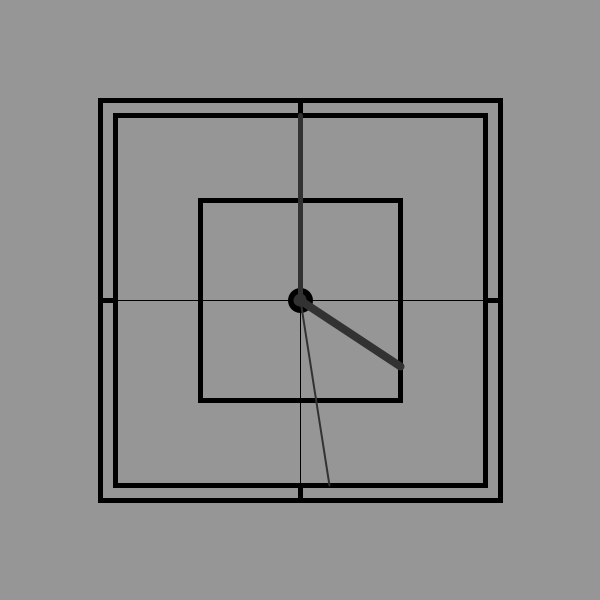
Frame 1 (no input)
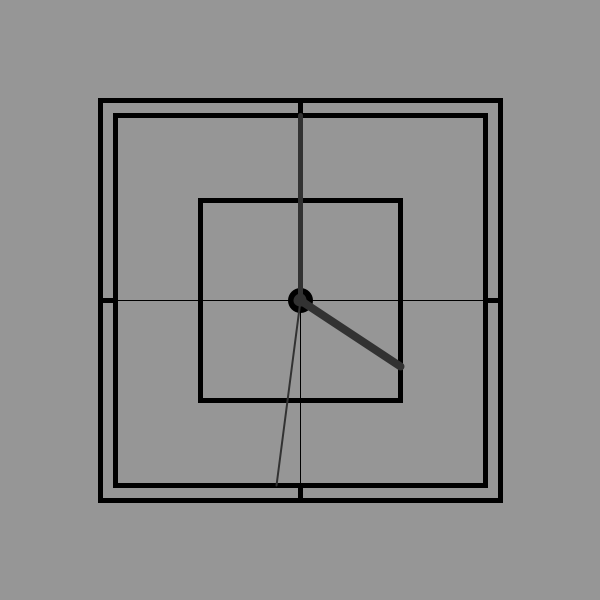
Frame 60 (the mouse pressed at the canvas centre just before this capture)
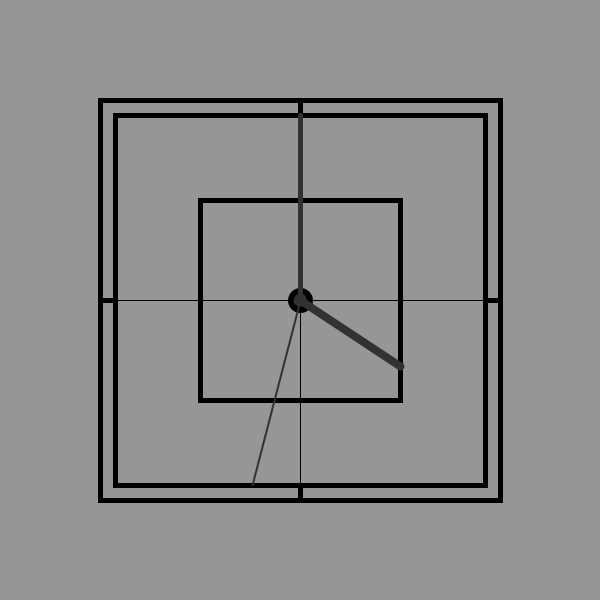
Frame 120 (the mouse held since frame 60 and released just before this capture)

The Processing sketch that drew these frames (run headless with seeded random() and noise(); from frame 60 on, the mouse is pressed at the canvas centre):

// Processing sketch: processing_184866
// ── processing_184866.pde

int sec;
int min;
int h;

int hoehe= 400;
int breite = 400;

void setup() {
  size(600, 600);
}

void draw() {
  smooth();
  background(150);
  sec = second();
  min = minute();
  h = hour()%12;

  translate(width/2, height/2);

  //Rechteck außen
  strokeWeight(5);
  stroke(0);
  noFill();
  rectMode(CENTER);
  rect(0, 0, breite, hoehe);

  //schwarzer Kreis in der Mitte
  fill(0);
  ellipse(0, 0, 20, 20);

  //Skala
  fill(0);
  line(0, -hoehe/2, 0, -hoehe/2 + 15);
  line(breite/2, 0, breite/2 -15, 0);
  line(0, hoehe/2, 0, hoehe/2 - 15);
  line(-breite/2, 0, -breite/2 + 15, 0);
  
   
   //Orientierung
   noFill();
  rect(0,0,370,370);
  rect(0,0,200,200);
  strokeWeight(1);
  line(-200,0, 200, 0);
  line(0,-200, 0,200);
  
  
  
  //Sekunden
  strokeWeight(2);
  stroke(50);
  if (sec <8) {
    line(0, 0, 370/15 * sec, -370/2);
  } else if (sec >=8 && sec <15) {
    line(0, 0, 370/2, -370/2 + 37/3 + 370/15 * (sec-8));
  } else if (sec >= 15 && sec <23) {
    line(0,0,370/2, 370/15 * (sec -15));
  } else if (sec >= 23 && sec < 30) {
    line(0,0,370/2 - 37/3 - 370/15 * (sec -23), 370/2);
   // line(0,0,370/2 + 37/3 + 370/15 * (sec - 23), 320/2);
  } else if (sec >= 30 && sec < 38) {
    line(0,0,-370/15 * (sec -30), 370/2);
  } else if (sec >= 38 && sec < 45) {
    line(0,0,-370/2, 370/2 - 37/3 - 370/15 * (sec - 38));
  } else if (sec >= 45 && sec < 53) {
    line(0,0,-370/2, -370/15 * (sec -45));
  } else if (sec >= 53 && sec < 60) {
    line(0,0,-370/2 + 37/3 + 370/15 * (sec - 53), -370/2);
  }
  
  //Minuten
  strokeWeight(5);
  stroke(50);
    if (min <8) {
    line(0, 0, 370/15 * min, -370/2);
  } else if (min >=8 && min <15) {
    line(0, 0, 370/2, -370/2 + 37/3 + 370/15 * (min-8));
  } else if (min >= 15 && min <23) {
    line(0,0,370/2, 370/15 * (min -15));
  } else if (min >= 23 && min < 30) {
    line(0,0,370/2 - 37/3 - 370/15 * (min -23), 370/2);
  } else if (min >= 30 && min < 38) {
    line(0,0,-370/15 * (min -30), 370/2);
  } else if (min >= 38 && min < 45) {
    line(0,0,-370/2, 370/2 - 37/3 - 370/15 * (min - 38));
  } else if (min >= 45 && min < 53) {
    line(0,0,-370/2, -370/15 * (min -45));
  } else if (min >= 53 && min < 60) {
    line(0,0,-370/2 + 37/3 + 370/15 * (min - 53), -370/2);
  }
  
  //Stunden
  strokeWeight(8);
  stroke(50);
  if (h >= 0 && h < 2) {
    line(0,0, 200/3 * h, -100);
  } else if (h >= 2 && h < 3) {
    line(0,0,100,-100 + 200/6 + 200/3 * (h - 2));
  } else if (h >= 3 && h < 5) {
    line(0,0, 100, 200/3 * (h - 3));
  } else if (h >= 5 && h < 6) {
    line(0,0, 100 - 200/6 - 200/3 * (h-5), 100);
  } else if (h>= 6 && h < 8) {
    line(0,0,-200/3 * (h - 6), 100);
  } else if (h>= 8 && h < 9) {
    line(0,0, -100, 100 - 200/6 - 200/3 * (h - 8));
  } else if (h>= 9 && h < 11) {
    line(0,0, -100, -200/3 * (h - 9));
  } else if (h >= 11 && h <= 12) {
    line(0,0, -100 + 200/6 + 200/3 * (h - 11), -100);
  }
  
  
  //Punkt mitte
  fill(50);
  ellipse(0,0,5,5);
}
